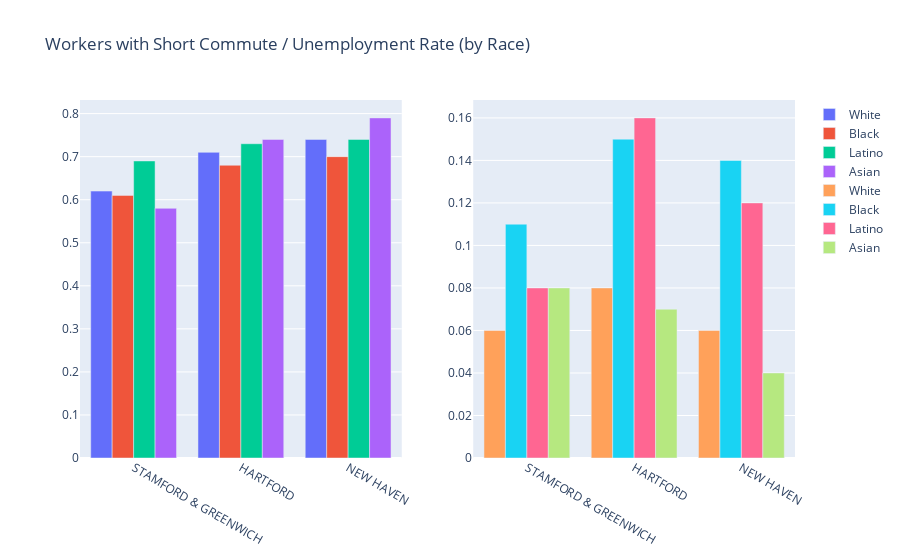

Write notebook code for a chart like this one.
### Code cell
fig.add_trace(go.Bar(x=unem.towns, y=unem.white,
             name='White'), row=1, col=2)
fig.add_trace(go.Bar(x=unem.towns, y=unem.black,
             name='Black'), row=1, col=2)
fig.add_trace(go.Bar(x=unem.towns, y=unem.latino,
             name='Latino'), row=1, col=2)
fig.add_trace(go.Bar(x=unem.towns, y=unem.asian,
             name='Asian'), row=1, col=2)

fig.update_layout(title='Workers with Short Commute / Unemployment Rate (by Race)', showlegend=True)
fig.show()

### Figure 1 — Plotly figure (JSON) as saved in the notebook; plotly's stock layout.template omitted (floating-point values rounded to 4 significant figures)
{"data": [{"name": "White", "type": "bar", "x": ["STAMFORD & GREENWICH", "HARTFORD", "NEW HAVEN"], "xaxis": "x", "y": [0.62, 0.71, 0.74], "yaxis": "y"}, {"name": "Black", "type": "bar", "x": ["STAMFORD & GREENWICH", "HARTFORD", "NEW HAVEN"], "xaxis": "x", "y": [0.61, 0.68, 0.7], "yaxis": "y"}, {"name": "Latino", "type": "bar", "x": ["STAMFORD & GREENWICH", "HARTFORD", "NEW HAVEN"], "xaxis": "x", "y": [0.69, 0.73, 0.74], "yaxis": "y"}, {"name": "Asian", "type": "bar", "x": ["STAMFORD & GREENWICH", "HARTFORD", "NEW HAVEN"], "xaxis": "x", "y": [0.58, 0.74, 0.79], "yaxis": "y"}, {"name": "White", "type": "bar", "x": ["STAMFORD & GREENWICH", "HARTFORD", "NEW HAVEN"], "xaxis": "x2", "y": [0.06, 0.08, 0.06], "yaxis": "y2"}, {"name": "Black", "type": "bar", "x": ["STAMFORD & GREENWICH", "HARTFORD", "NEW HAVEN"], "xaxis": "x2", "y": [0.11, 0.15, 0.14], "yaxis": "y2"}, {"name": "Latino", "type": "bar", "x": ["STAMFORD & GREENWICH", "HARTFORD", "NEW HAVEN"], "xaxis": "x2", "y": [0.08, 0.16, 0.12], "yaxis": "y2"}, {"name": "Asian", "type": "bar", "x": ["STAMFORD & GREENWICH", "HARTFORD", "NEW HAVEN"], "xaxis": "x2", "y": [0.08, 0.07, 0.04], "yaxis": "y2"}], "layout": {"showlegend": true, "title": {"text": "Workers with Short Commute / Unemployment Rate (by Race)"}, "xaxis": {"anchor": "y", "domain": [0, 0.45]}, "xaxis2": {"anchor": "y2", "domain": [0.55, 1]}, "yaxis": {"anchor": "x", "domain": [0, 1]}, "yaxis2": {"anchor": "x2", "domain": [0, 1]}}}
